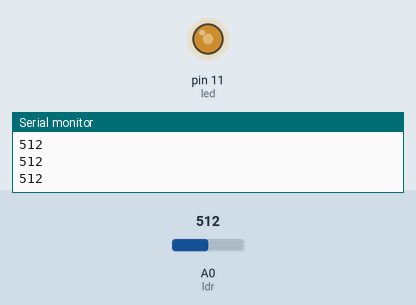
This sketch was run on a simulated Arduino Uno, built with avr-gcc and run on an emulated ATmega328P. Shown: output pins drawn as LEDs (lit = HIGH), the last lines printed to the serial monitor. The inputs (shaded band) are chosen by the test bench; at power-on: A0 (ldr) = 512.

Above: at 1.2 s.
1.3 s: A0 (ldr) set to 716
At 1.6 s:
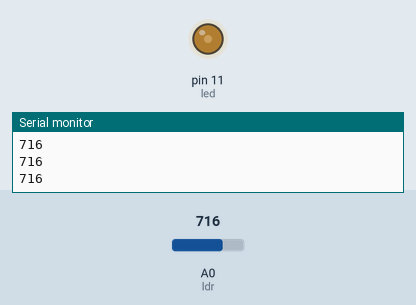
2.8 s: A0 (ldr) set to 900
At 4.0 s:
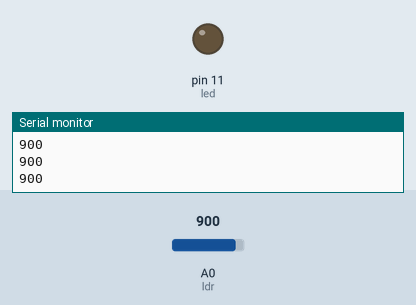
4.3 s: A0 (ldr) set to 858
5.8 s: A0 (ldr) set to 839
At 6.8 s:
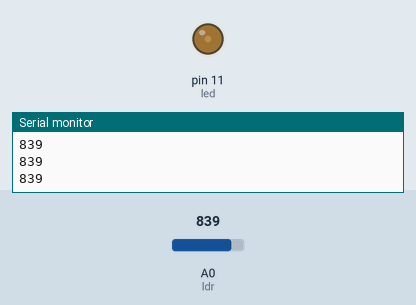
7.3 s: A0 (ldr) set to 306
At 8.2 s:
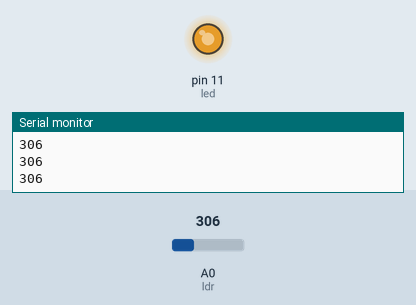
8.8 s: A0 (ldr) set to 511
At 9.5 s:
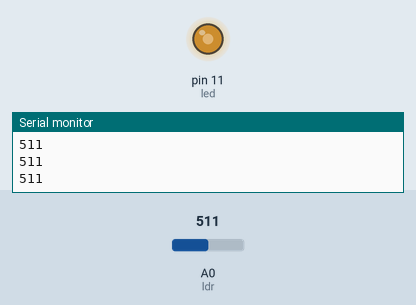
Timing chart, 0 to 11.3 s (numbered marks = the images above; inputs shaded):
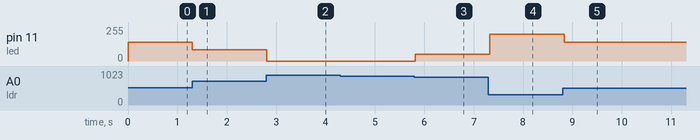

The sketch:

8_LDR.ino
```cpp
#define ldr A0
#define led 11

void setup() {
  pinMode(ldr,INPUT);
  pinMode(led,OUTPUT);
  Serial.begin(9600);
}

void loop() {
  int ldrValue = analogRead(A0);
  Serial.println(ldrValue);
  int brightness=map(ldrValue,100,1023,255,0);
  if(brightness<50)
  {
    brightness=0;
  }
  else if(brightness>200)
  {
    brightness=255;
  }
  analogWrite(led,brightness);
  delay(100);
}
```

Measured:
- the behaviour switches between 846 and 845 on A0 (ldr) (found by bisection; images 2 and 3)
- after the input at 1.3 s, pin 11 (led): 142/255 → 85/255 at once
- after the input at 2.8 s, pin 11 (led): 85/255 → 0/255 at once
- after the input at 5.8 s, pin 11 (led): 0/255 → 51/255 at once
- after the input at 7.3 s, pin 11 (led): 51/255 → 199/255 at once
- after the input at 8.8 s, pin 11 (led): 199/255 → 142/255 at once
